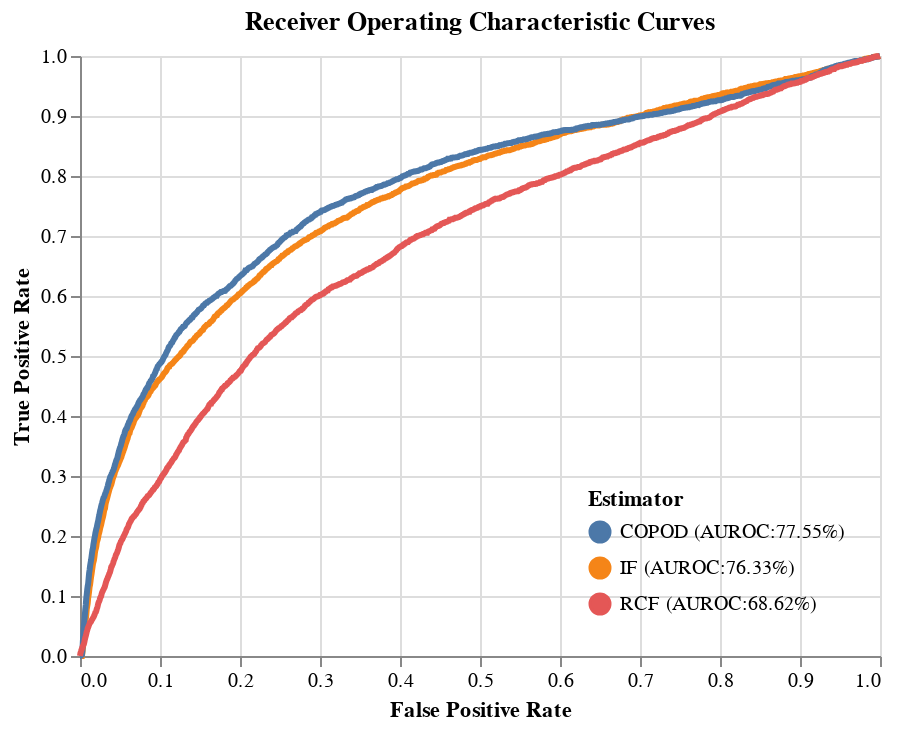

Notebook source saved alongside this figure:
### Code cell
x = np.linspace(0, 1, int(5000 / 3))
source = np.c_[
    x,
    interp1d(roc_curves[0], roc_curves[1])(x),
    interp1d(roc_curves[3], roc_curves[4])(x),
    interp1d(roc_curves[6], roc_curves[7])(x),
]
columns = [
    "IF (AUROC:{:0.2%})".format(aurocs[0]),
    "COPOD (AUROC:{:0.2%})".format(aurocs[1]),
    "RCF (AUROC:{:0.2%})".format(aurocs[2]),
]
source = pd.DataFrame(source, columns=["x"] + columns)
source = pd.melt(source, id_vars=["x"], value_vars=columns)

highlight = alt.selection(
    type="single", on="mouseover", fields=["variable"], nearest=True
)
base = alt.Chart(source).encode(
    x=alt.X("x:Q", title="False Positive Rate"),
    y=alt.Y("value:Q", title="True Positive Rate"),
    color=alt.Color(
        "variable:N", legend=alt.Legend(title="Estimator", orient="bottom-right")
    ),
)
points = (
    base.mark_circle()
    .encode(opacity=alt.value(0))
    .add_selection(highlight)
    .properties()
)
line = base.mark_line().encode(
    size=alt.condition(~highlight, alt.value(1.5), alt.value(3))
)
(points + line).properties(title="Receiver Operating Characteristic Curves")

### Figure 1 — Vega-Lite specification as saved in the notebook (floating-point values rounded to 4 significant figures; data arrays with more than 128 entries replaced by an {"elided": "..."} marker saying what was removed)
{"config": {"view": {"continuousWidth": 400, "continuousHeight": 300}}, "layer": [{"mark": "circle", "encoding": {"color": {"type": "nominal", "field": "variable", "legend": {"orient": "bottom-right", "title": "Estimator"}}, "opacity": {"value": 0}, "x": {"type": "quantitative", "field": "x", "title": "False Positive Rate"}, "y": {"type": "quantitative", "field": "value", "title": "True Positive Rate"}}, "selection": {"selector003": {"type": "single", "on": "mouseover", "fields": ["variable"], "nearest": true}}}, {"mark": "line", "encoding": {"color": {"type": "nominal", "field": "variable", "legend": {"orient": "bottom-right", "title": "Estimator"}}, "size": {"condition": {"value": 1.5, "selection": {"not": "selector003"}}, "value": 3}, "x": {"type": "quantitative", "field": "x", "title": "False Positive Rate"}, "y": {"type": "quantitative", "field": "value", "title": "True Positive Rate"}}}], "data": {"name": "data-5fe3936b685c29b0e90bb4c24f792fc2"}, "title": "Receiver Operating Characteristic Curves", "$schema": "https://vega.github.io/schema/vega-lite/v4.8.1.json", "datasets": {"data-5fe3936b685c29b0e90bb4c24f792fc2": {"elided": "4998 records"}}}
